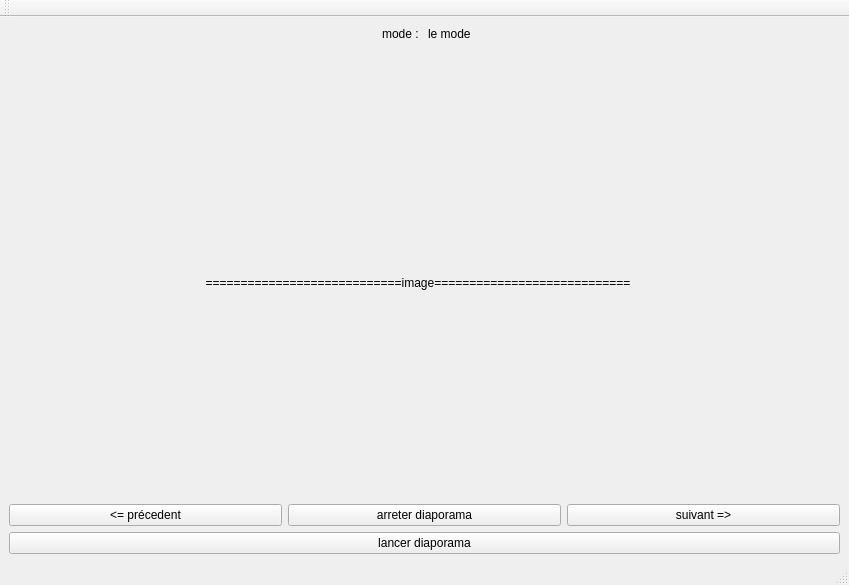
<?xml version="1.0" encoding="UTF-8"?>
<ui version="4.0">
 <class>MainWindow</class>
 <widget class="QMainWindow" name="MainWindow">
  <property name="geometry">
   <rect>
    <x>0</x>
    <y>0</y>
    <width>849</width>
    <height>585</height>
   </rect>
  </property>
  <property name="sizePolicy">
   <sizepolicy hsizetype="Preferred" vsizetype="Preferred">
    <horstretch>50</horstretch>
    <verstretch>0</verstretch>
   </sizepolicy>
  </property>
  <property name="windowTitle">
   <string>MainWindow</string>
  </property>
  <widget class="QWidget" name="centralwidget">
   <layout class="QVBoxLayout" name="verticalLayout_2">
    <item>
     <layout class="QHBoxLayout" name="horizontalLayout_2" stretch="0,0">
      <property name="sizeConstraint">
       <enum>QLayout::SetFixedSize</enum>
      </property>
      <property name="leftMargin">
       <number>1</number>
      </property>
      <property name="topMargin">
       <number>1</number>
      </property>
      <property name="rightMargin">
       <number>1</number>
      </property>
      <property name="bottomMargin">
       <number>0</number>
      </property>
      <item>
       <widget class="QLabel" name="label_2">
        <property name="sizePolicy">
         <sizepolicy hsizetype="Minimum" vsizetype="Maximum">
          <horstretch>0</horstretch>
          <verstretch>0</verstretch>
         </sizepolicy>
        </property>
        <property name="text">
         <string>mode : </string>
        </property>
        <property name="alignment">
         <set>Qt::AlignRight|Qt::AlignTrailing|Qt::AlignVCenter</set>
        </property>
       </widget>
      </item>
      <item>
       <widget class="QLabel" name="label_3">
        <property name="sizePolicy">
         <sizepolicy hsizetype="Minimum" vsizetype="Maximum">
          <horstretch>0</horstretch>
          <verstretch>0</verstretch>
         </sizepolicy>
        </property>
        <property name="text">
         <string>le mode</string>
        </property>
       </widget>
      </item>
     </layout>
    </item>
    <item>
     <layout class="QGridLayout" name="gridLayout">
      <item row="0" column="0">
       <spacer name="horizontalSpacer">
        <property name="orientation">
         <enum>Qt::Horizontal</enum>
        </property>
        <property name="sizeHint" stdset="0">
         <size>
          <width>40</width>
          <height>20</height>
         </size>
        </property>
       </spacer>
      </item>
      <item row="1" column="0">
       <widget class="QLabel" name="label">
        <property name="sizePolicy">
         <sizepolicy hsizetype="Minimum" vsizetype="Minimum">
          <horstretch>0</horstretch>
          <verstretch>0</verstretch>
         </sizepolicy>
        </property>
        <property name="text">
         <string>============================image============================</string>
        </property>
        <property name="alignment">
         <set>Qt::AlignCenter</set>
        </property>
       </widget>
      </item>
      <item row="1" column="1">
       <spacer name="verticalSpacer_2">
        <property name="orientation">
         <enum>Qt::Vertical</enum>
        </property>
        <property name="sizeHint" stdset="0">
         <size>
          <width>13</width>
          <height>40</height>
         </size>
        </property>
       </spacer>
      </item>
     </layout>
    </item>
    <item>
     <layout class="QVBoxLayout" name="verticalLayout">
      <property name="sizeConstraint">
       <enum>QLayout::SetMaximumSize</enum>
      </property>
      <item>
       <layout class="QHBoxLayout" name="horizontalLayout">
        <property name="sizeConstraint">
         <enum>QLayout::SetMaximumSize</enum>
        </property>
        <item>
         <widget class="QPushButton" name="pushButton_2">
          <property name="sizePolicy">
           <sizepolicy hsizetype="Minimum" vsizetype="Maximum">
            <horstretch>0</horstretch>
            <verstretch>0</verstretch>
           </sizepolicy>
          </property>
          <property name="text">
           <string>&lt;= précedent</string>
          </property>
         </widget>
        </item>
        <item>
         <widget class="QPushButton" name="pushButton_3">
          <property name="sizePolicy">
           <sizepolicy hsizetype="Minimum" vsizetype="Maximum">
            <horstretch>0</horstretch>
            <verstretch>0</verstretch>
           </sizepolicy>
          </property>
          <property name="text">
           <string>arreter diaporama</string>
          </property>
         </widget>
        </item>
        <item>
         <widget class="QPushButton" name="pushButton">
          <property name="sizePolicy">
           <sizepolicy hsizetype="Minimum" vsizetype="Maximum">
            <horstretch>0</horstretch>
            <verstretch>0</verstretch>
           </sizepolicy>
          </property>
          <property name="text">
           <string>suivant =&gt;</string>
          </property>
         </widget>
        </item>
       </layout>
      </item>
      <item>
       <widget class="QPushButton" name="pushButton_4">
        <property name="sizePolicy">
         <sizepolicy hsizetype="Minimum" vsizetype="Maximum">
          <horstretch>0</horstretch>
          <verstretch>0</verstretch>
         </sizepolicy>
        </property>
        <property name="text">
         <string>lancer diaporama</string>
        </property>
       </widget>
      </item>
     </layout>
    </item>
   </layout>
  </widget>
  <widget class="QMenuBar" name="menubar">
   <property name="geometry">
    <rect>
     <x>0</x>
     <y>0</y>
     <width>849</width>
     <height>22</height>
    </rect>
   </property>
  </widget>
  <widget class="QStatusBar" name="statusbar"/>
  <widget class="QToolBar" name="toolBar">
   <property name="windowTitle">
    <string>toolBar</string>
   </property>
   <attribute name="toolBarArea">
    <enum>TopToolBarArea</enum>
   </attribute>
   <attribute name="toolBarBreak">
    <bool>false</bool>
   </attribute>
  </widget>
 </widget>
 <resources/>
 <connections/>
</ui>
